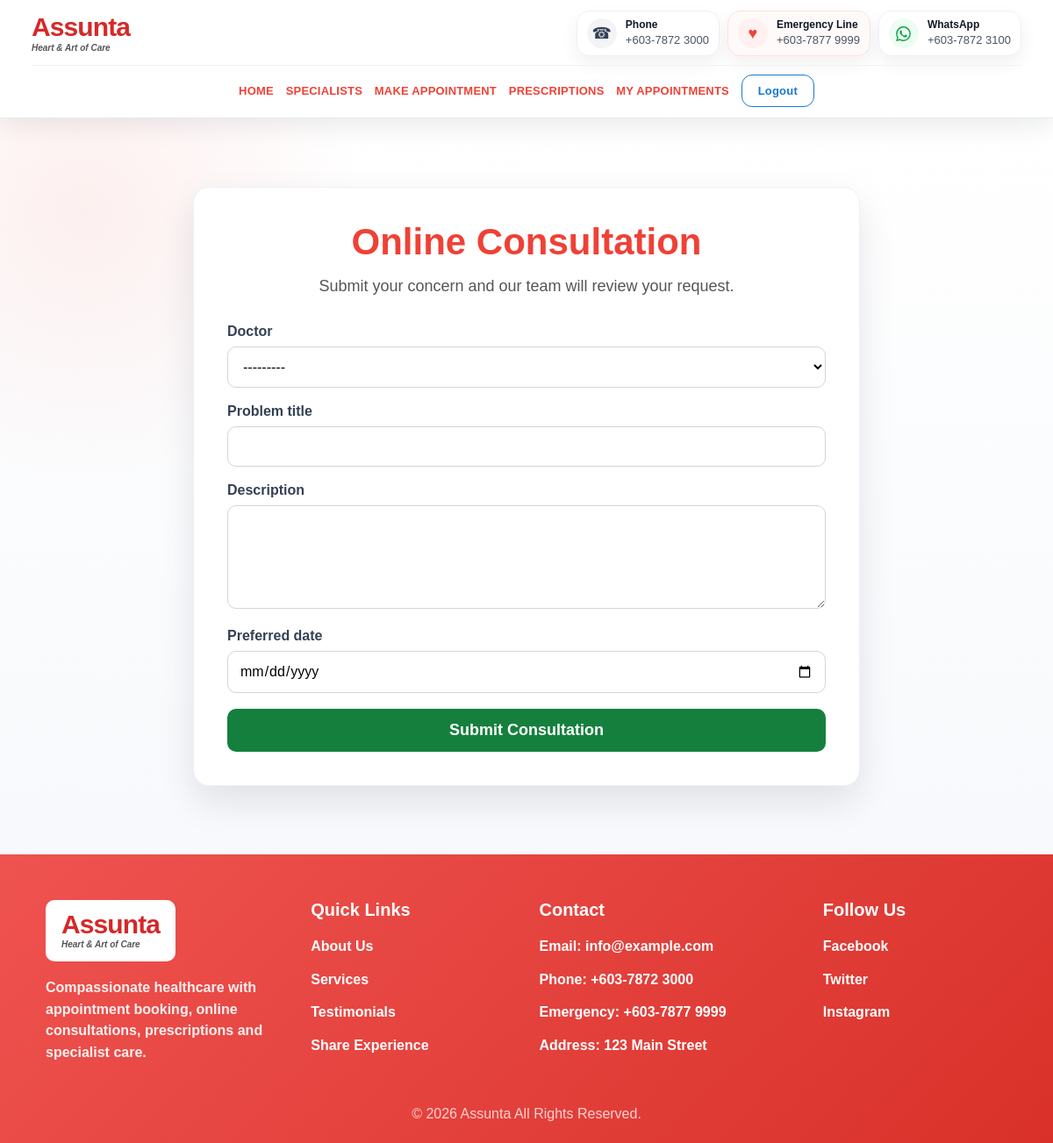
The page /consultation/ (signed in) on the database its author committed.
### hospital/models.py (models this page shows, shortened)
class TimeStampedModel(models.Model):
    created_at = models.DateTimeField(auto_now_add=True)
    updated_at = models.DateTimeField(auto_now=True)
    class Meta:
        abstract = True

class SiteSetting(TimeStampedModel):
    site_name = models.CharField(max_length=120, default='Assunta Hospital')
    logo = models.ImageField(upload_to='site/', blank=True, null=True)
    general_line = models.CharField(max_length=50, default='+603-7872 3000')
    emergency_line = models.CharField(max_length=50, default='+603-7877 9999')
    whatsapp = models.CharField(max_length=50, default='+603-7872 3100')
    email = models.EmailField(default='info@example.com')
    address = models.CharField(max_length=255, default='123 Main Street')
    facebook = models.URLField(blank=True)
    twitter = models.URLField(blank=True)
    instagram = models.URLField(blank=True)
    footer_text = models.CharField(max_length=255, default='© 2026 Company Name. All Rights Reserved.')

### hospital/views.py (the view)
# urls.py: path('consultation/', views.online_consultation, name='consultation'),
@login_required
def online_consultation(request):
    if request.method == 'POST':
        form = ConsultationForm(request.POST)
        if form.is_valid():
            consultation = form.save(commit=False)
            consultation.user = request.user
            consultation.save()
            messages.success(request, 'Your online consultation request has been submitted.')
            return redirect('my_appointments')
    else:
        form = ConsultationForm()
    return render(request, 'hospital/consultation.html', {'form': form})

### hospital/forms.py
class ConsultationForm(forms.ModelForm):
    class Meta:
        model = OnlineConsultation
        fields = ['doctor', 'problem_title', 'description', 'preferred_date']
        widgets = {
            'preferred_date': forms.DateInput(attrs={'type': 'date'}),
            'description': forms.Textarea(attrs={'rows': 5}),
        }

### hospital/context_processors.py (called while the page is built)
def site_info(request):
    try:
        setting = SiteSetting.objects.order_by('-created_at').first()
    except Exception:
        setting = None
    return {'site_setting': setting}

### hospital/models.py (called while the page is built)
    def __str__(self):
        return self.name

### hospital/templates/hospital/consultation.html (shortened to what this page needs)
{% extends 'hospital/base.html' %}
{% load static %}
{% block extra_css %}<link rel="stylesheet" href="{% static 'hospital/css/form.css' %}">{% endblock %}
{% block content %}
<section class="form-section">
    <div class="form-card wide">
        <h1>Online Consultation</h1>
        <p class="subtitle">Submit your concern and our team will review your request.</p>
        <form method="post" novalidate>
            {% for field in form %}
            <div class="field-group">
                <label for="{{ field.id_for_label }}">{{ field.label }}</label>
                {{ field }}
            </div>
            {% endfor %}
            <button type="submit" class="green-btn">Submit Consultation</button>
        </form>
    </div>
</section>
{% endblock %}

### hospital/templates/hospital/base.html (shortened to what this page needs)
{% load static %}
<!DOCTYPE html>
<html lang="en">
<head>
    <link rel="stylesheet" href="{% static 'hospital/css/base.css' %}?v=2026062305">
    {% block extra_css %}{% endblock %}
</head>
<body>
<header class="site-header">
    <div class="header-shell">
        <div class="brand-contact-row">
            <a href="{% url 'home' %}" class="logo-box" aria-label="Go to home page">
                {% if site_setting and site_setting.logo %}
                    <img src="{{ site_setting.logo.url }}" alt="{{ site_setting.site_name }}">
                {% else %}
                    <span class="logo-text">Assunta<span>Heart & Art of Care</span></span>
                {% endif %}
            </a>
            <div class="navbar-contact" aria-label="Hospital contact details">
                <a class="contact-chip" href="tel:{% if site_setting %}{{ site_setting.general_line }}{% else %}+60378723000{% endif %}">
                    <span class="contact-icon phone">☎</span>
                    <span><strong>Phone</strong><em>{% if site_setting %}{{ site_setting.general_line }}{% else %}+603-7872 3000{% endif %}</em></span>
                </a>
                <a class="contact-chip emergency" href="tel:{% if site_setting %}{{ site_setting.emergency_line }}{% else %}+60378779999{% endif %}">
                    <span class="contact-icon heart">♥</span>
                    <span><strong>Emergency Line</strong><em>{% if site_setting %}{{ site_setting.emergency_line }}{% else %}+603-7877 9999{% endif %}</em></span>
                </a>
                <a class="contact-chip whatsapp-chip" href="https://wa.me/{% if site_setting %}{{ site_setting.whatsapp|cut:'+'|cut:'-'|cut:' ' }}{% else %}60378723100{% endif %}" target="_blank" rel="noopener">
                    <span class="contact-icon whatsapp" aria-hidden="true">
                    </span>
                    <span><strong>WhatsApp</strong><em>{% if site_setting %}{{ site_setting.whatsapp }}{% else %}+603-7872 3100{% endif %}</em></span>
                </a>
            </div>
        </div>
        <nav class="main-nav" data-main-nav>
            <a href="{% url 'home' %}">Home</a>
            <a href="{% url 'specialists' %}">Specialists</a>
            <a href="{% url 'appointment' %}">Make Appointment</a>
            {% if user.is_authenticated %}
                <a href="{% url 'prescriptions' %}">Prescriptions</a>
                <a href="{% url 'my_appointments' %}">My Appointments</a>
                <a class="login-btn" href="{% url 'logout' %}">Logout</a>
            {% else %}
                <a class="login-btn" href="{% url 'login' %}">Login</a>
            {% endif %}
        </nav>
    </div>
</header>
<main>
    {% block content %}{% endblock %}
</main>
<footer class="site-footer">
    <div class="footer-grid">
        <div>
            <div class="footer-logo">
                {% if site_setting and site_setting.logo %}
                    <img src="{{ site_setting.logo.url }}" alt="logo">
                {% else %}
                    <span class="logo-text white">Assunta<span>Heart & Art of Care</span></span>
                {% endif %}
            </div>
            <p class="footer-about">Compassionate healthcare with appointment booking, online consultations, prescriptions and specialist care.</p>
        </div>
        <div>
            <h3>Quick Links</h3>
            <a href="{% url 'home' %}">About Us</a>
            <a href="{% url 'specialists' %}">Services</a>
            <a href="{% url 'home' %}#testimonials">Testimonials</a>
            <a href="{% url 'home' %}#testimonials">Share Experience</a>
        </div>
        <div>
            <h3>Contact</h3>
            <p>Email: {% if site_setting %}{{ site_setting.email }}{% else %}info@example.com{% endif %}</p>
            <p>Phone: {% if site_setting %}{{ site_setting.general_line }}{% else %}+603-7872 3000{% endif %}</p>
            <p>Emergency: {% if site_setting %}{{ site_setting.emergency_line }}{% else %}+603-7877 9999{% endif %}</p>
            <p>Address: {% if site_setting %}{{ site_setting.address }}{% else %}123 Main Street{% endif %}</p>
        </div>
        <div>
            <h3>Follow Us</h3>
            <a href="{% if site_setting and site_setting.facebook %}{{ site_setting.facebook }}{% else %}#{% endif %}">Facebook</a>
            <a href="{% if site_setting and site_setting.twitter %}{{ site_setting.twitter }}{% else %}#{% endif %}">Twitter</a>
            <a href="{% if site_setting and site_setting.instagram %}{{ site_setting.instagram }}{% else %}#{% endif %}">Instagram</a>
        </div>
    </div>
    <p class="copyright">{% if site_setting %}{{ site_setting.footer_text }}{% else %}© 2026 Assunta. All Rights Reserved.{% endif %}</p>
</footer>
</body>
</html>

### hospital/static/hospital/css/form.css (style rules this page uses)
.form-section { padding: 78px 20px; display: flex; justify-content: center; background: radial-gradient(circle at 8% 12%, rgba(239, 65, 54, .08), transparent 24%), linear-gradient(180deg, #fff, #f7f9fc); }
.form-card { background: #fff; border: 1px solid #edf0f5; border-radius: 18px; box-shadow: 0 18px 42px rgba(15, 23, 42, .10); padding: 38px; max-width: 580px; width: 100%; }
.form-card.wide { max-width: 760px; }
.form-card h1 { text-align: center; font-size: clamp(30px, 4vw, 42px); margin: 0 0 12px; color: #ef4136; }
.subtitle { text-align: center; font-size: 18px; color: #555; margin: 0 0 28px; line-height: 1.6; }
.green-btn { width: 100%; font-size: 18px; padding: 14px; border-radius: 10px; }

### rows shown on the page
SiteSetting: general_line "+603-7872 3000", emergency_line "+603-7877 9999", whatsapp "+603-7872 3100", email "info@example.com", address "123 Main Street", footer_text "© 2026 Assunta All Rights Reserved."

### other values the page prints
{{ field.label }} "Doctor" "Problem title" "Description" "Preferred date"
